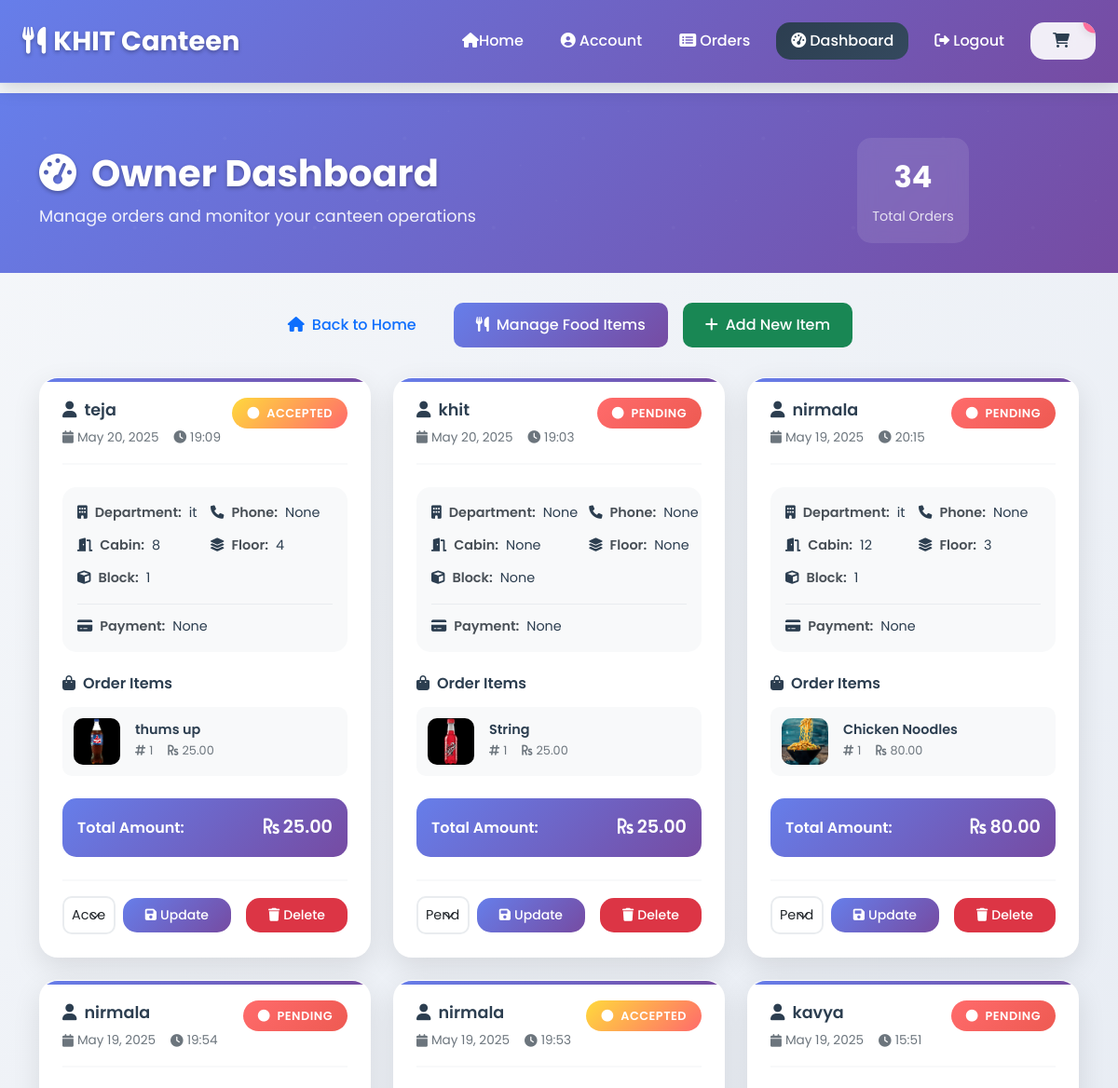
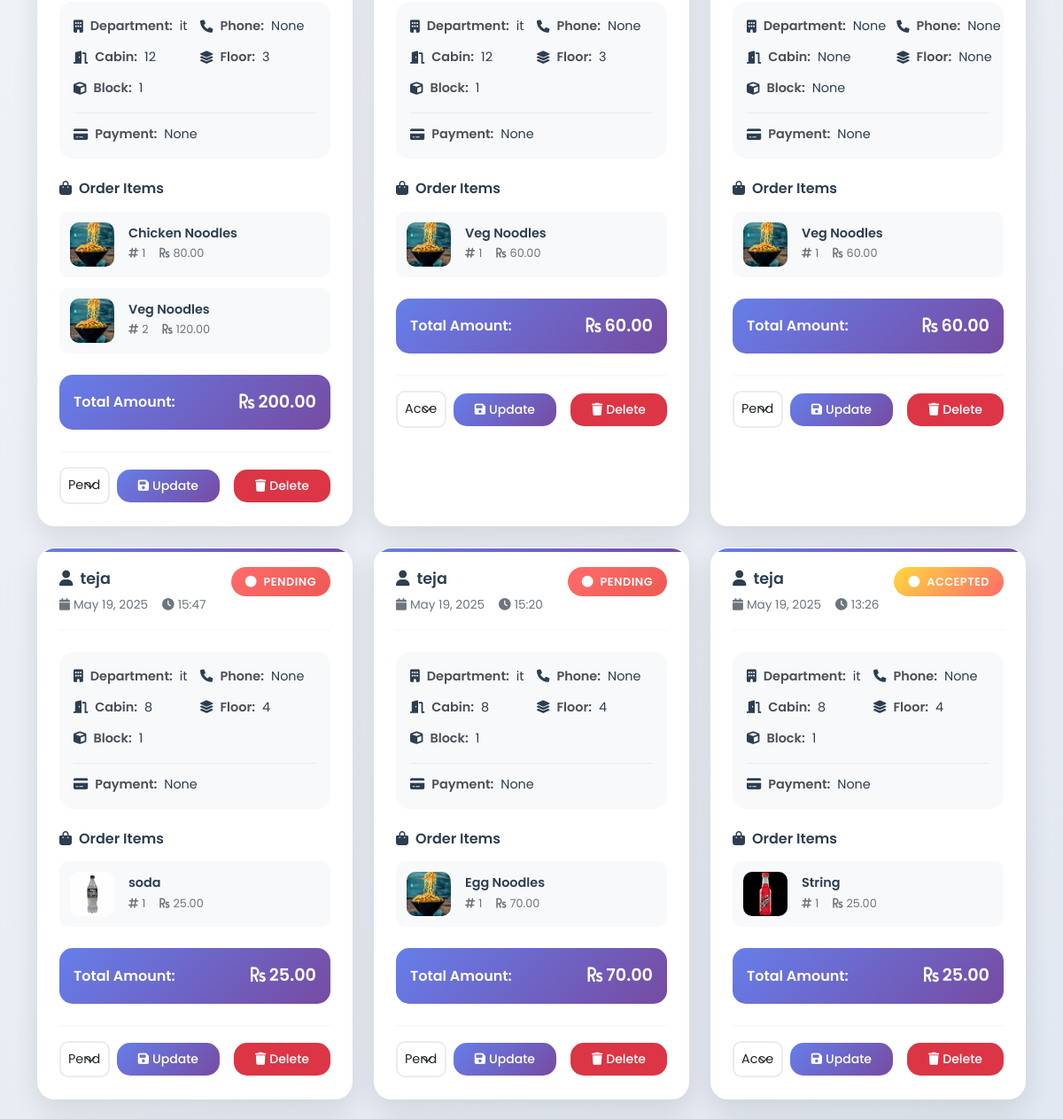
The app's page /dashboard/ (signed in, upper part), older data (2 pictures, top to bottom).
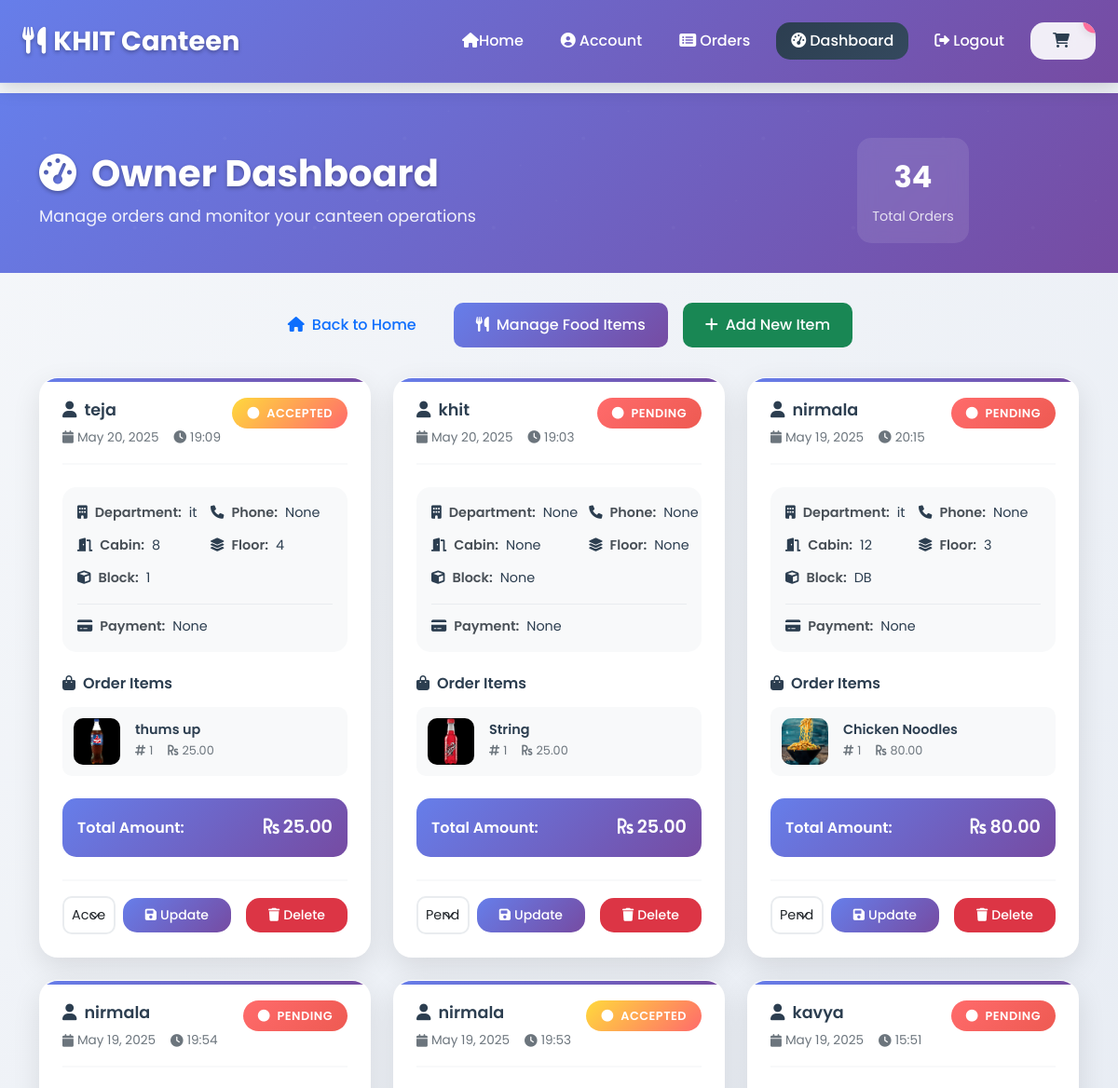
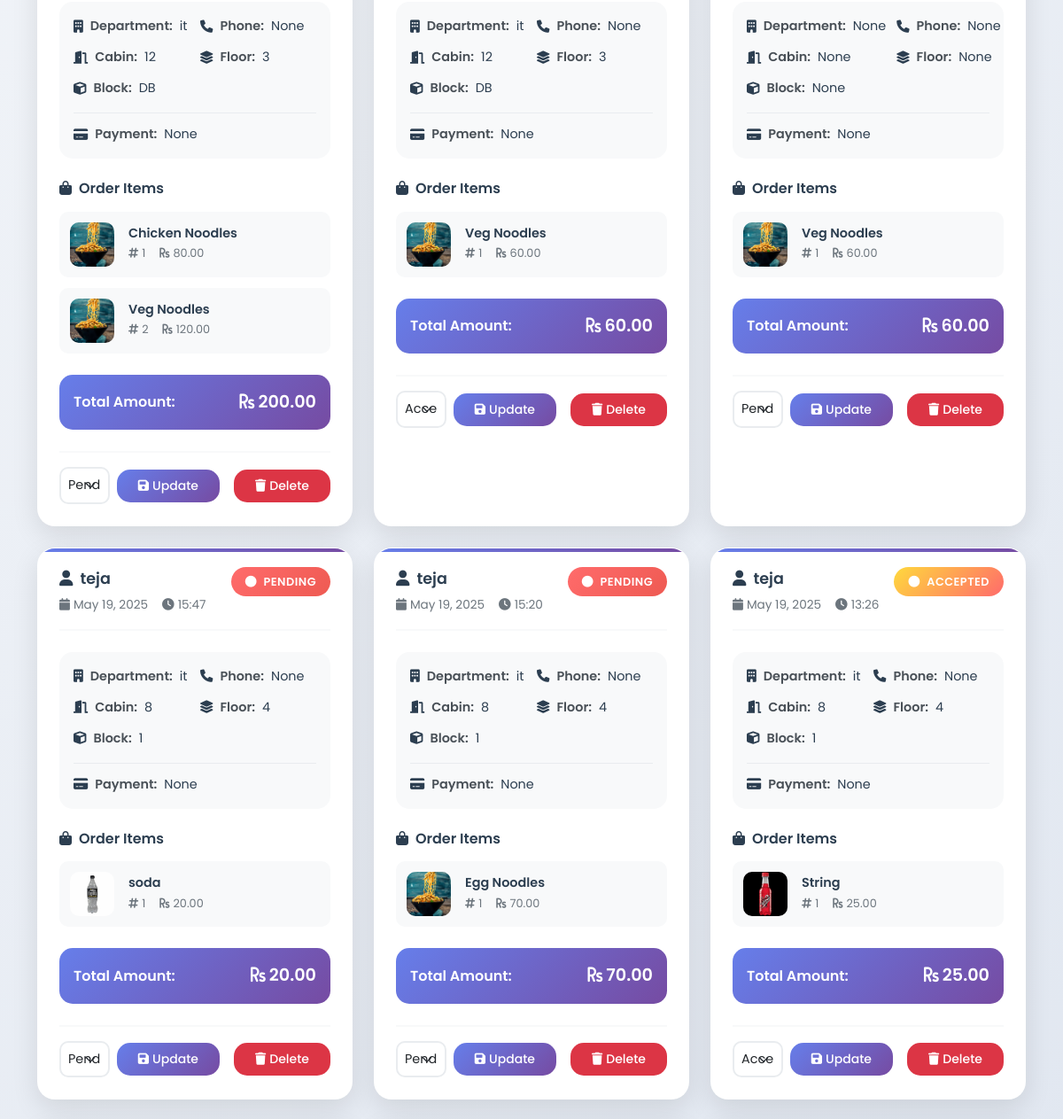
The same page, newer data (2 pictures, top to bottom).
### home/models.py (models this page shows, shortened)
class BaseModel(models.Model):#abstract base class for common fields // models	A module  //Model	A class inside that module
    uid = models.UUIDField(primary_key=True, default=uuid.uuid4, editable=False)
    created_at = models.DateTimeField(auto_now_add=True)#automatically sets the field to now when the object is created.
    updated_at = models.DateTimeField(auto_now=True)
    class Meta:  #not created as a table ,fields are inherited by other models
        abstract = True

class Cart(BaseModel):
    user=models.ForeignKey(User,null=True,blank=True,on_delete=models.SET_NULL,related_name='carts')
    is_paid=models.BooleanField(default=False)# means the user has not checked out.
    status = models.CharField(
        max_length=20,
        choices=[('pending', 'Pending'),('accepted', 'Accepted'),('completed', 'Completed')],
        default='pending'
    )
    payment_method = models.CharField(
        max_length=20,
        choices=[('cod', 'Cash on Delivery'), ('online', 'Online Payment')],
        null=True,
        blank=True
    )
    def get_cart_total(self):
        try:
            return sum(item.get_total_price() for item in self.cart_items.all())
        except:
            return 0

class Profile(models.Model):
    user = models.OneToOneField(User, on_delete=models.CASCADE)
    phone_number = models.CharField(max_length=15, blank=True, null=True)
    department = models.CharField(max_length=100, blank=True, null=True)
    cabin_no = models.CharField(max_length=10, blank=True, null=True)
    block_no = models.CharField(max_length=10, blank=True, null=True)
    floor_no = models.CharField(max_length=10, blank=True, null=True)

class CartItem(BaseModel):
    cart=models.ForeignKey(Cart,on_delete=models.CASCADE,related_name='cart_items')
    food_items=models.ForeignKey(Item,on_delete=models.CASCADE)#Represents an item inside a specific cart.
    quantity = models.PositiveIntegerField(default=1, validators=[MinValueValidator(1)])
    def get_total_price(self):
        try:
            return self.food_items.price * self.quantity
        except:
            return 0

class Item(BaseModel):
    category=models.ForeignKey(ItemCategory,on_delete=models.CASCADE,related_name='items')
    item_name = models.CharField(max_length=100)
    price=models.DecimalField(max_digits=10, decimal_places=2, validators=[MinValueValidator(0.01)])
    images=models.ImageField(upload_to='items')
    is_available = models.BooleanField(default=True)

### home/views.py (the view)
# urls.py: path('dashboard/', owner_dashboard, name='owner_dashboard'),
@staff_member_required(login_url='/login/')
def owner_dashboard(request):
    try:
        orders = Cart.objects.filter(is_paid=True).order_by('-created_at')
        context = {'orders': orders}
        return render(request, 'owner_dashboard.html', context)
    except Exception as e:
        logger.error(f"Dashboard error: {e}")
        messages.error(request, "Error loading dashboard.")
        return redirect('home')

### home/context_processors.py (called while the page is built)
def cart_count(request):
    if request.user.is_authenticated:
        try:
            cart = Cart.objects.filter(user=request.user, is_paid=False).first()
            if cart:
                count = cart.cart_items.aggregate(total=Sum('quantity'))['total'] or 0
                return {'cart_count': count}
            return {'cart_count': 0}
        except:
            return {'cart_count': 0}
    return {'cart_count': 0}

### home/templates/owner_dashboard.html (shortened to what the changed rows need)
{% extends "base.html" %}
{% load static %}
{% block start %}
<div class="dashboard-container">
    <div class="dashboard-header">
        <div class="container">
            <div class="row align-items-center">
                <div class="col-md-8">
                    <h1 class="dashboard-title">
                        <i class="fas fa-tachometer-alt me-3"></i>Owner Dashboard
                    </h1>
                </div>
            </div>
        </div>
    </div>
    <div class="dashboard-content">
        <div class="container">
            {% if orders %}
                <div class="row">
                    {% for order in orders %}
                    <div class="col-lg-6 col-xl-4 mb-4">
                        <div class="order-card">
                            <div class="order-header">
                                <div class="order-info">
                                    <h5 class="order-user">
                                        <i class="fas fa-user me-2"></i>{{ order.user.username }}
                                    </h5>
                                    <div class="order-meta">
                                        <span class="order-date">
                                            <i class="fas fa-calendar me-1"></i>
                                            {{ order.created_at|date:"M d, Y" }}
                                        </span>
                                        <span class="order-time">
                                            <i class="fas fa-clock me-1"></i>
                                            {{ order.created_at|time:"H:i" }}
                                        </span>
                                    </div>
                                </div>
                                <div class="order-status-badge">
                                    <span class="status-badge status-{{ order.status }}">
                                        <i class="fas fa-circle me-1"></i>
                                        {{ order.status|title }}
                                    </span>
                                </div>
                            </div>
                            {% if order.user.profile %}
                            <div class="customer-details">
                                <div class="detail-grid">
                                    <div class="detail-item">
                                        <i class="fas fa-building me-2"></i>
                                        <span class="detail-label">Department:</span>
                                        <span class="detail-value">{{ order.user.profile.department }}</span>
                                    </div>
                                    <div class="detail-item">
                                        <i class="fas fa-phone me-2"></i>
                                        <span class="detail-label">Phone:</span>
                                        <span class="detail-value">{{ order.user.profile.phone_number }}</span>
                                    </div>
                                    <div class="detail-item">
                                        <i class="fas fa-door-open me-2"></i>
                                        <span class="detail-label">Cabin:</span>
                                        <span class="detail-value">{{ order.user.profile.cabin_no }}</span>
                                    </div>
                                    <div class="detail-item">
                                        <i class="fas fa-layer-group me-2"></i>
                                        <span class="detail-label">Floor:</span>
                                        <span class="detail-value">{{ order.user.profile.floor_no }}</span>
                                    </div>
                                    <div class="detail-item">
                                        <i class="fas fa-cube me-2"></i>
                                        <span class="detail-label">Block:</span>
                                        <span class="detail-value">{{ order.user.profile.block_no }}</span>
                                    </div>
                                </div>
                                <div class="payment-method">
                                    <i class="fas fa-credit-card me-2"></i>
                                    <span class="detail-label">Payment:</span>
                                    <span class="detail-value">{{ order.get_payment_method_display }}</span>
                                </div>
                            </div>
                            {% else %}
                            <div class="alert alert-warning">
                                <i class="fas fa-exclamation-triangle me-2"></i>
                                Profile information not available
                            </div>
                            {% endif %}
                            <div class="order-items">
                                <h6 class="items-title">
                                    <i class="fas fa-shopping-bag me-2"></i>Order Items
                                </h6>
                                <div class="items-list">
                                    {% for item in order.cart_items.all %}
                                    <div class="item-card">
                                        <div class="item-image">
                                            <img src="{{ item.food_items.images.url }}"
                                                 alt="{{ item.food_items.item_name }}"
                                                 onerror="this.src='/static/default-food.jpg'">
                                        </div>
                                        <div class="item-details">
                                            <h6 class="item-name">{{ item.food_items.item_name }}</h6>
                                            <div class="item-meta">
                                                <span class="item-quantity">
                                                    <i class="fas fa-hashtag me-1"></i>{{ item.quantity }}
                                                </span>
                                                <span class="item-price">
                                                    <i class="fas fa-rupee-sign me-1"></i>{{ item.get_total_price }}
                                                </span>
                                            </div>
                                        </div>
                                    </div>
                                    {% endfor %}
                                </div>
                            </div>
                            <div class="order-total">
                                <div class="total-line">
                                    <span class="total-label">Total Amount:</span>
                                    <span class="total-amount">
                                        <i class="fas fa-rupee-sign me-1"></i>{{ order.get_cart_total|floatformat:2 }}
                                    </span>
                                </div>
                            </div>
                            <div class="order-actions">
                                <form method="POST" action="{% url 'update_order_status' order.uid %}" class="status-form">
                                    <div class="status-controls">
                                        <select name="status" class="form-select status-select">
                                            <option value="pending" {% if order.status == 'pending' %}selected{% endif %}>
                                                <i class="fas fa-clock"></i> Pending
                                            </option>
                                            <option value="accepted" {% if order.status == 'accepted' %}selected{% endif %}>
                                                <i class="fas fa-check"></i> Accepted
                                            </option>
                                        </select>
                                        <button type="submit" class="btn btn-primary btn-sm">
                                            <i class="fas fa-save me-1"></i>Update
                                        </button>
                                    </div>
                                </form>
                                <form method="POST" action="{% url 'delete_order' order.uid %}" class="delete-form">
                                    <button type="submit" class="btn btn-danger btn-sm"
                                            onclick="return confirm('Are you sure you want to delete this order?')">
                                        <i class="fas fa-trash me-1"></i>Delete
                                    </button>
                                </form>
                            </div>
                        </div>
                    </div>
                    {% endfor %}
                </div>
            {% endif %}
        </div>
    </div>
</div>
{% endblock %}

Row changes from the older to the newer data that the page shows:
changed through a linked row, Cart (number 3 of 9 on the later page): user.profile.block_no "1" → "DB"
changed through a linked row, Cart (number 4 of 9 on the later page): user.profile.block_no "1" → "DB"
changed through a linked row, Cart (number 5 of 9 on the later page): user.profile.block_no "1" → "DB"
changed through a linked row, Cart (number 7 of 9 on the later page): get_cart_total "25.00" → "20.00"
changed through a linked row, CartItem "soda": get_total_price "25.00" → "20.00"
